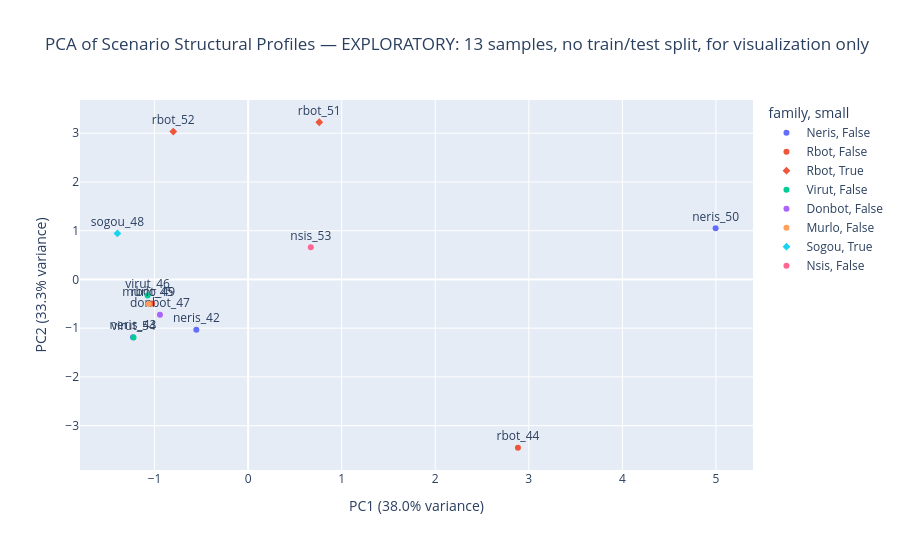

The notebook cell this image was saved under:
### Markdown cell above
## 4. Framing A — Exploratory PCA

> **This visualization is exploratory only.** With 13 scenarios spanning 7 families
> (4 families have exactly 1 scenario), there is no valid train/test split.
> This PCA is a visualization aid, not a classification result.

PCA of the 13-scenario structural metric vectors, colored by family.
If families cluster in topology space, it suggests the structural features
carry family-level signal beyond individual scenario noise.

### Code cell
pca_data = metrics_df[scalar_cols].fillna(0)
scaler_pca = StandardScaler()
pca_scaled = scaler_pca.fit_transform(pca_data)

pca = PCA(n_components=2, random_state=42)
components = pca.fit_transform(pca_scaled)

pca_df = pd.DataFrame(
    {
        "PC1": components[:, 0],
        "PC2": components[:, 1],
        "scenario_id": metrics_df["scenario_id"].values,
        "family": metrics_df["family"].values,
        "small": metrics_df["small"].values,
    }
)

fig = px.scatter(
    pca_df,
    x="PC1",
    y="PC2",
    color="family",
    text="scenario_id",
    symbol="small",
    title=(
        "PCA of Scenario Structural Profiles — "
        "EXPLORATORY: 13 samples, no train/test split, for visualization only"
    ),
    labels={
        "PC1": f"PC1 ({pca.explained_variance_ratio_[0] * 100:.1f}% variance)",
        "PC2": f"PC2 ({pca.explained_variance_ratio_[1] * 100:.1f}% variance)",
    },
    height=550,
)
fig.update_traces(textposition="top center")
fig.show()

print(f"PC1 explains {pca.explained_variance_ratio_[0] * 100:.1f}% of variance")
print(f"PC2 explains {pca.explained_variance_ratio_[1] * 100:.1f}% of variance")

### Figure 1 — Plotly figure (JSON) as saved in the notebook; plotly's stock layout.template omitted (floating-point values rounded to 4 significant figures)
{"data": [{"hovertemplate": "family=Neris<br>small=False<br>PC1 (38.0% variance)=%{x}<br>PC2 (33.3% variance)=%{y}<br>scenario_id=%{text}<extra></extra>", "legendgroup": "Neris, False", "marker": {"color": "#636efa", "symbol": "circle"}, "mode": "markers+text", "name": "Neris, False", "orientation": "v", "showlegend": true, "text": ["neris_42", "neris_43", "neris_50"], "textposition": "top center", "type": "scatter", "x": [-0.5535, -1.23, 4.996], "xaxis": "x", "y": [-1.031, -1.186, 1.05], "yaxis": "y"}, {"hovertemplate": "family=Rbot<br>small=False<br>PC1 (38.0% variance)=%{x}<br>PC2 (33.3% variance)=%{y}<br>scenario_id=%{text}<extra></extra>", "legendgroup": "Rbot, False", "marker": {"color": "#EF553B", "symbol": "circle"}, "mode": "markers+text", "name": "Rbot, False", "orientation": "v", "showlegend": true, "text": ["rbot_44", "rbot_45"], "textposition": "top center", "type": "scatter", "x": [2.884, -1.027], "xaxis": "x", "y": [-3.454, -0.4936], "yaxis": "y"}, {"hovertemplate": "family=Rbot<br>small=True<br>PC1 (38.0% variance)=%{x}<br>PC2 (33.3% variance)=%{y}<br>scenario_id=%{text}<extra></extra>", "legendgroup": "Rbot, True", "marker": {"color": "#EF553B", "symbol": "diamond"}, "mode": "markers+text", "name": "Rbot, True", "orientation": "v", "showlegend": true, "text": ["rbot_51", "rbot_52"], "textposition": "top center", "type": "scatter", "x": [0.7604, -0.8], "xaxis": "x", "y": [3.226, 3.034], "yaxis": "y"}, {"hovertemplate": "family=Virut<br>small=False<br>PC1 (38.0% variance)=%{x}<br>PC2 (33.3% variance)=%{y}<br>scenario_id=%{text}<extra></extra>", "legendgroup": "Virut, False", "marker": {"color": "#00cc96", "symbol": "circle"}, "mode": "markers+text", "name": "Virut, False", "orientation": "v", "showlegend": true, "text": ["virut_46", "virut_54"], "textposition": "top center", "type": "scatter", "x": [-1.074, -1.225], "xaxis": "x", "y": [-0.3287, -1.19], "yaxis": "y"}, {"hovertemplate": "family=Donbot<br>small=False<br>PC1 (38.0% variance)=%{x}<br>PC2 (33.3% variance)=%{y}<br>scenario_id=%{text}<extra></extra>", "legendgroup": "Donbot, False", "marker": {"color": "#ab63fa", "symbol": "circle"}, "mode": "markers+text", "name": "Donbot, False", "orientation": "v", "showlegend": true, "text": ["donbot_47"], "textposition": "top center", "type": "scatter", "x": [-0.9422], "xaxis": "x", "y": [-0.7261], "yaxis": "y"}, {"hovertemplate": "family=Murlo<br>small=False<br>PC1 (38.0% variance)=%{x}<br>PC2 (33.3% variance)=%{y}<br>scenario_id=%{text}<extra></extra>", "legendgroup": "Murlo, False", "marker": {"color": "#FFA15A", "symbol": "circle"}, "mode": "markers+text", "name": "Murlo, False", "orientation": "v", "showlegend": true, "text": ["murlo_49"], "textposition": "top center", "type": "scatter", "x": [-1.062], "xaxis": "x", "y": [-0.5055], "yaxis": "y"}, {"hovertemplate": "family=Sogou<br>small=True<br>PC1 (38.0% variance)=%{x}<br>PC2 (33.3% variance)=%{y}<br>scenario_id=%{text}<extra></extra>", "legendgroup": "Sogou, True", "marker": {"color": "#19d3f3", "symbol": "diamond"}, "mode": "markers+text", "name": "Sogou, True", "orientation": "v", "showlegend": true, "text": ["sogou_48"], "textposition": "top center", "type": "scatter", "x": [-1.397], "xaxis": "x", "y": [0.9453], "yaxis": "y"}, {"hovertemplate": "family=Nsis<br>small=False<br>PC1 (38.0% variance)=%{x}<br>PC2 (33.3% variance)=%{y}<br>scenario_id=%{text}<extra></extra>", "legendgroup": "Nsis, False", "marker": {"color": "#FF6692", "symbol": "circle"}, "mode": "markers+text", "name": "Nsis, False", "orientation": "v", "showlegend": true, "text": ["nsis_53"], "textposition": "top center", "type": "scatter", "x": [0.6697], "xaxis": "x", "y": [0.6598], "yaxis": "y"}], "layout": {"height": 550, "legend": {"title": {"text": "family, small"}, "tracegroupgap": 0}, "title": {"text": "PCA of Scenario Structural Profiles — EXPLORATORY: 13 samples, no train/test split, for visualization only"}, "xaxis": {"anchor": "y", "domain": [0, 1], "title": {"text": "PC1 (38.0% variance)"}}, "yaxis": {"anchor": "x", "domain": [0, 1], "title": {"text": "PC2 (33.3% variance)"}}}}
